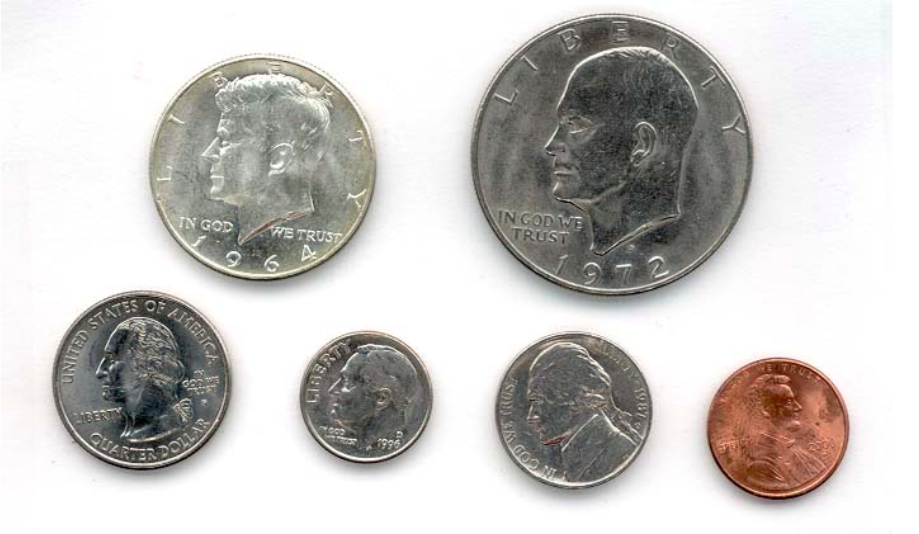
#> input picture Tech Demo/coinimage.png, 919 x 534 px, found by its file name
$ python tech_demo.py
#> lines starting #> are read from the running program, lines starting #| are printed output that depends on the picture; after the words box and inside, x2 and y2 are one past the last pixel; in counts of white or black regions, pixels touching at a corner belong together
import module_manager
module_manager.review()
#> (this line was passed over: module_manager is not available in this run)
import cv2
import numpy as np

#set all images to variables to make them easier to access
coins = cv2.imread('coinimage.png')
#> coins is the input picture: shape (534, 919, 3); mean B, G, R 196, 198.7, 201.3
circles = cv2.imread('circlespic.png')
colorcirc = cv2.imread('colorcircles.png')
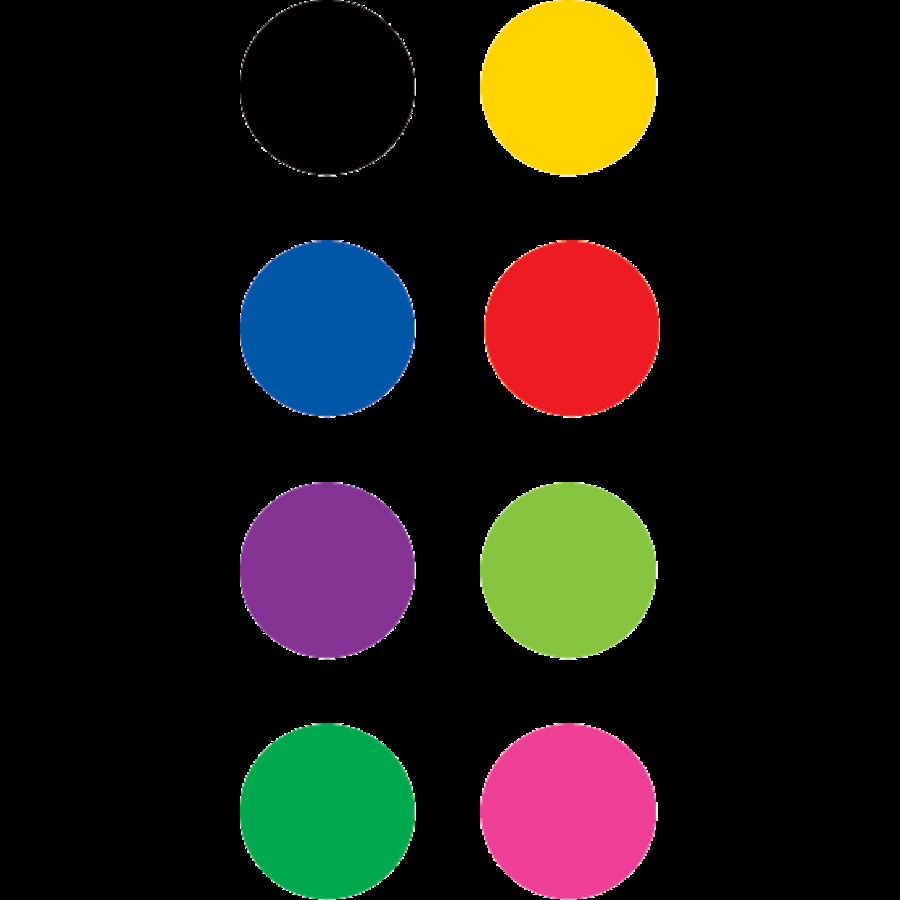
#> input picture Tech Demo/colorcircles.png, 900 x 900 px, found by its file name
#> colorcirc is the input picture: shape (900, 900, 3); mean B, G, R 20.6, 25.5, 31.3
beccy = cv2.imread('beccy.jpg')
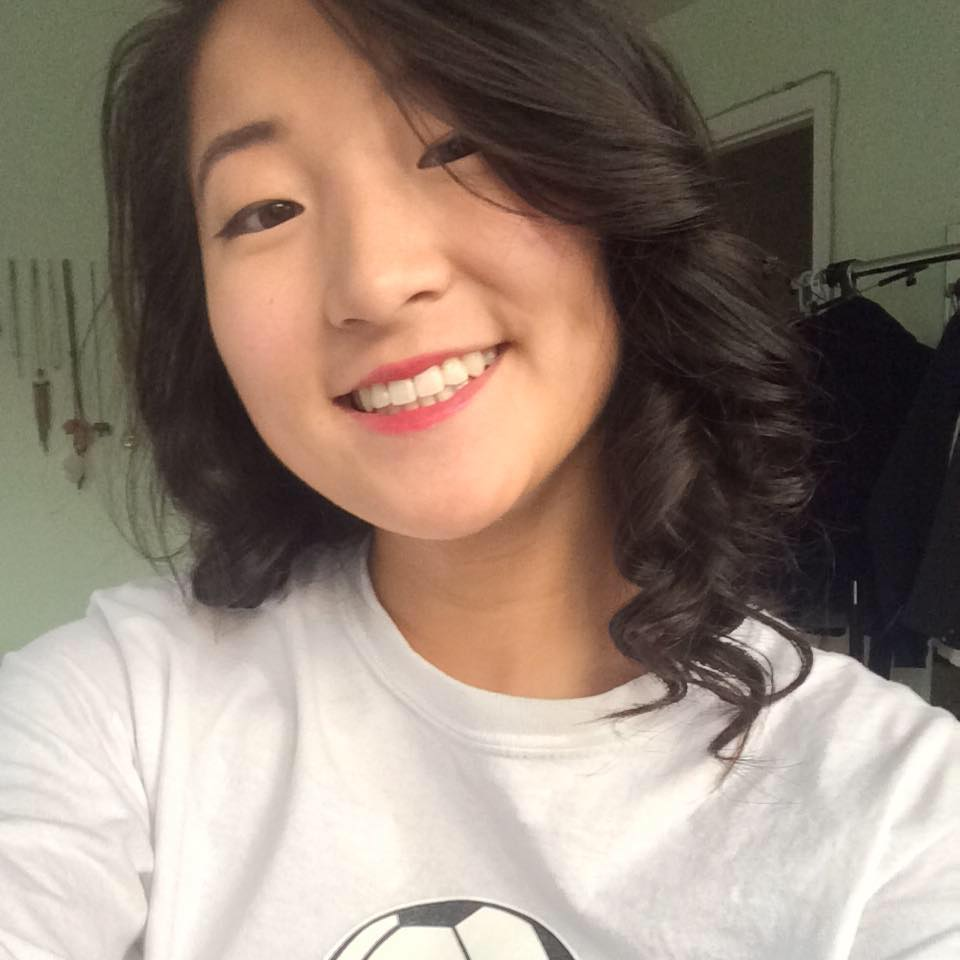
#> input picture Tech Demo/beccy.jpg, 960 x 960 px, found by its file name
#> beccy is the input picture: shape (960, 960, 3); mean B, G, R 118.9, 131.5, 148.4
beccy2 = cv2.imread('beccy2.jpg')
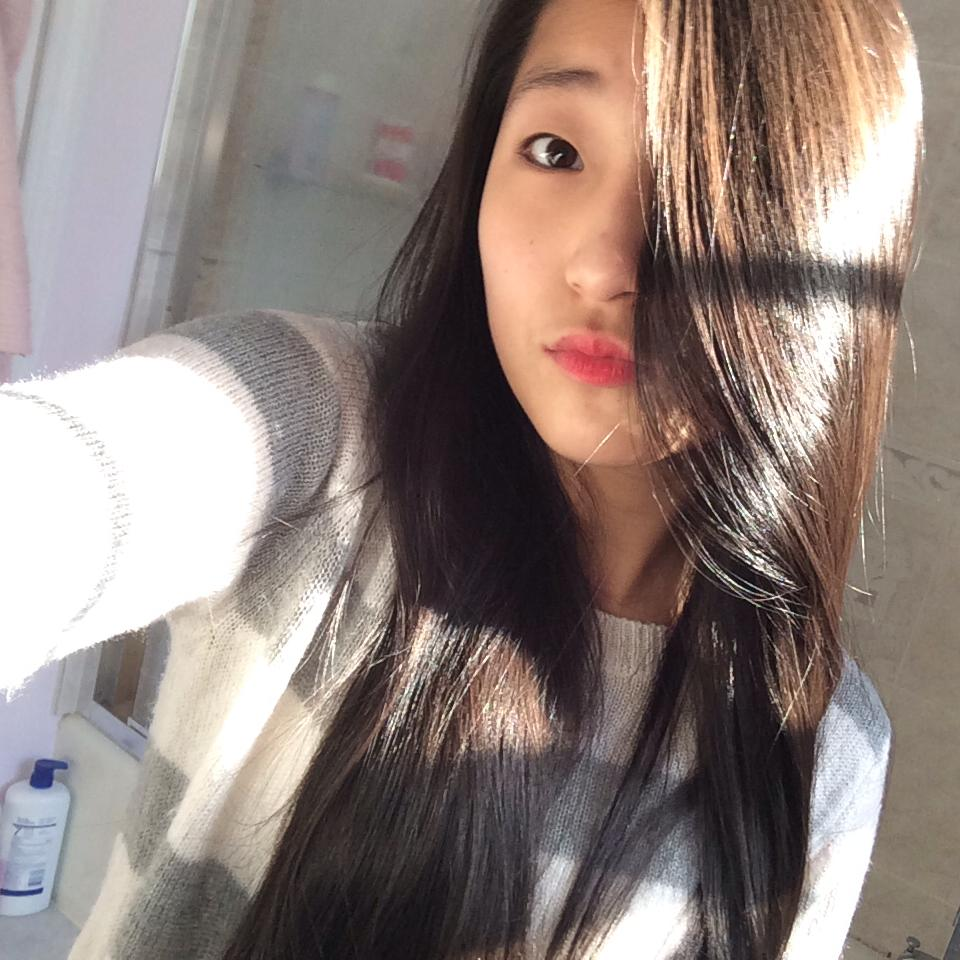
#> input picture Tech Demo/beccy2.jpg, 960 x 960 px, found by its file name
#> beccy2 is the input picture: shape (960, 960, 3); mean B, G, R 123.2, 128.5, 142.4

#averaging, low-pass filter kernel
blurbeccy = cv2.blur(beccy, (5, 5))
#can also also use mean blur
blurbeccy2 = cv2.medianBlur(beccy2,5)
blurcoins = cv2.medianBlur(coins,5)


#converts the colors in a colorful image to black and white
graycirc = cv2.cvtColor(colorcirc, cv2.COLOR_BGR2GRAY)
graybeccy = cv2.cvtColor(beccy, cv2.COLOR_BGR2GRAY)
grayblurcoins = cv2.cvtColor(blurcoins, cv2.COLOR_BGR2GRAY)

#changes the threshold of the colors for color or black and white
ret,threshcoins = cv2.threshold(grayblurcoins,235,255,cv2.THRESH_BINARY)
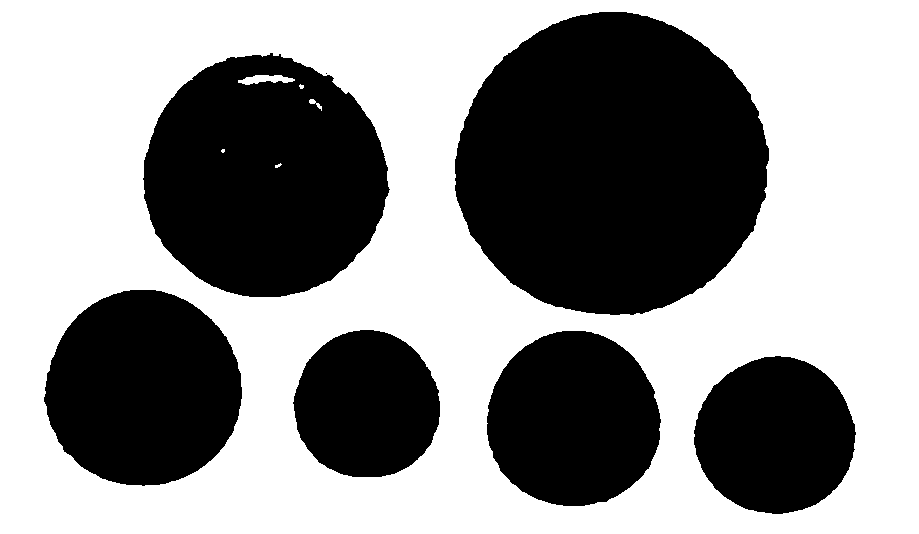
#> threshcoins: shape (534, 919); 57.2% white; 7 black regions (1 under 20 px), largest, box (x1, y1, x2, y2) and area: (455, 12, 769, 315) 73779, (143, 53, 390, 297) 45678, (44, 290, 242, 486) 30184, (487, 331, 661, 506) 23908, (694, 356, 856, 514) 19710, (293, 330, 440, 477) 16918
ret,threshbeccy = cv2.threshold(blurbeccy,100,255,cv2.THRESH_BINARY_INV)
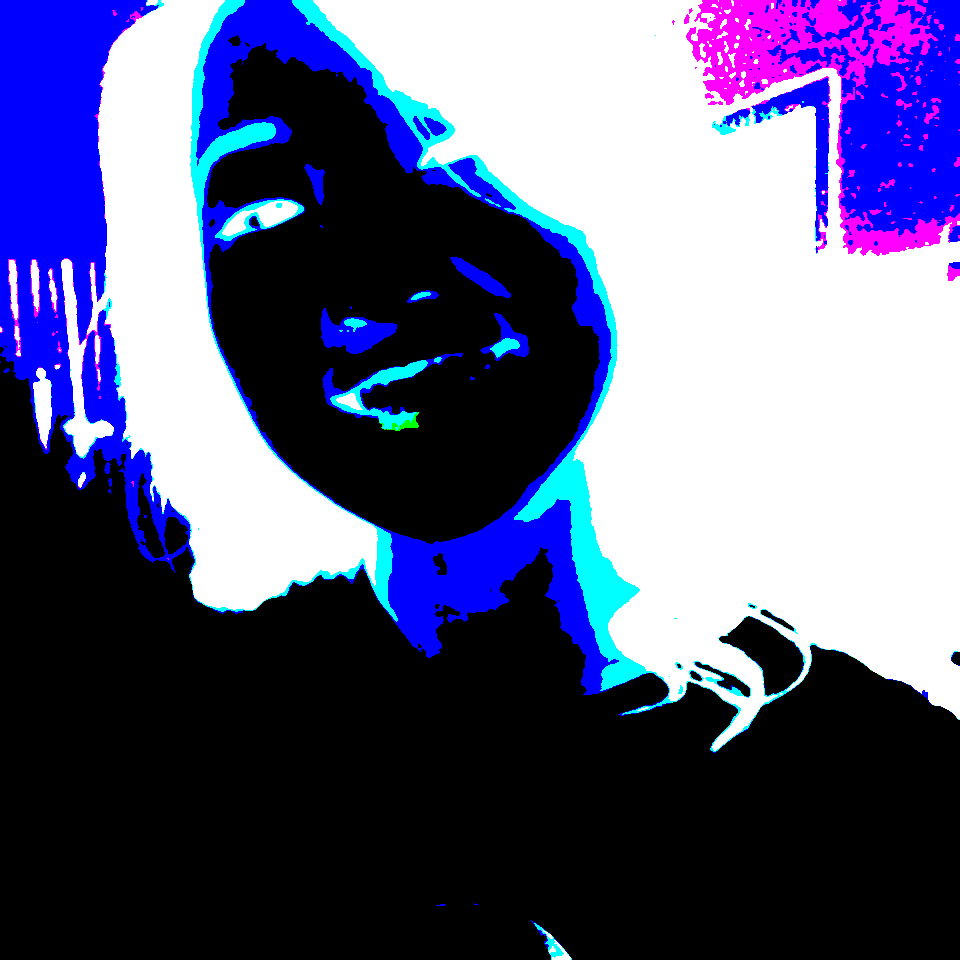
#> threshbeccy: shape (960, 960, 3); mean B, G, R 129.1, 92.6, 90.7


#put citcles around coins
img = cv2.imread('coinimage.png',0)
#> img: shape (534, 919); min 1, max 255, mean 198.9
img = cv2.medianBlur(img,5)
cimg = cv2.cvtColor(img,cv2.COLOR_GRAY2BGR)

circles = cv2.HoughCircles(img,cv2.HOUGH_GRADIENT,1,100,\
                param1=75,param2=100,minRadius=0,maxRadius=0)
#> circles = [[611.5, 156.5, 139.7], [261.5, 167.5, 110.7], [365.5, 397.5, 66.8], [140.5, 382.5, 88.6], [570.5, 413.5, 75.5], [781.5, 431.5, 66.3]]
circles = np.uint16(np.around(circles))
#> circles = [[612, 156, 140], [262, 168, 111], [366, 398, 67], [140, 382, 89], [570, 414, 76], [782, 432, 66]]
for i in circles[0,:]:
    # draw the outer circle
    cv2.circle(cimg,(i[0],i[1]),i[2],(0,255,0),2)
    # draw the center of the circle
    cv2.circle(cimg,(i[0],i[1]),2,(0,0,255),3)
#> this loop made 6 passes
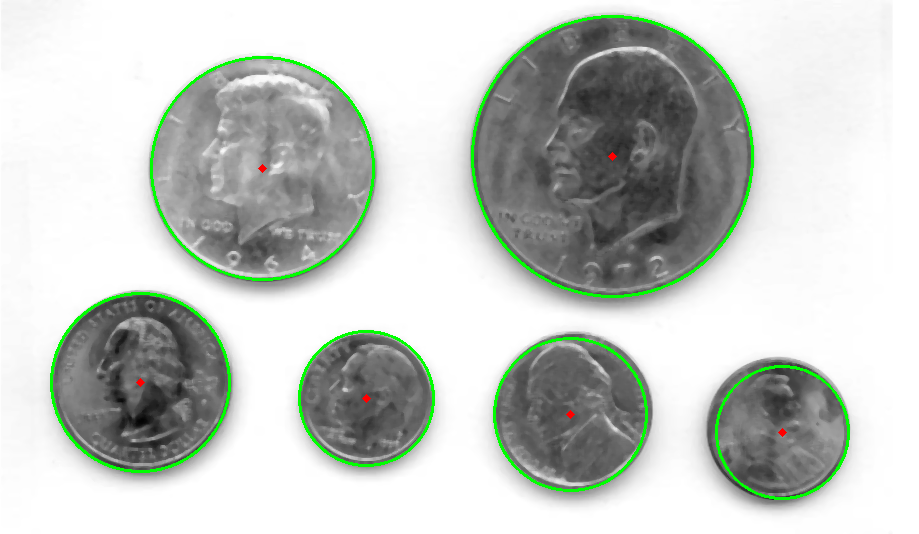
#> cimg: shape (534, 919, 3); mean B, G, R 195.6, 200.9, 195.7

cv2.imshow('detected circles',threshbeccy)
cv2.waitKey(0)
cv2.destroyAllWindows()
